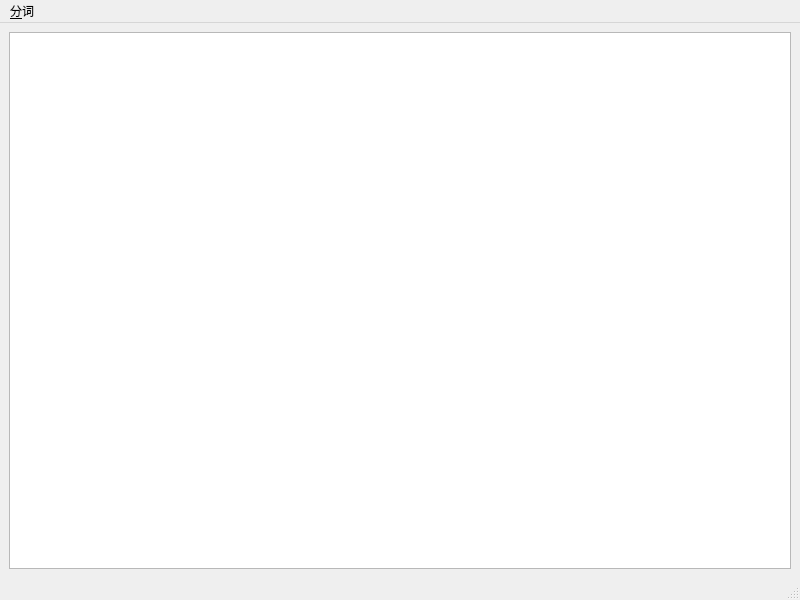
<?xml version="1.0" encoding="UTF-8"?>
<ui version="4.0">
 <author>吴超</author>
 <class>MainWindow</class>
 <widget class="QMainWindow" name="MainWindow">
  <property name="geometry">
   <rect>
    <x>0</x>
    <y>0</y>
    <width>800</width>
    <height>600</height>
   </rect>
  </property>
  <property name="windowTitle">
   <string>科研助手</string>
  </property>
  <widget class="QWidget" name="centralwidget">
   <layout class="QHBoxLayout" name="horizontalLayout">
    <item>
     <widget class="QTextBrowser" name="textBrowser"/>
    </item>
   </layout>
  </widget>
  <widget class="QMenuBar" name="menubar">
   <property name="geometry">
    <rect>
     <x>0</x>
     <y>0</y>
     <width>800</width>
     <height>26</height>
    </rect>
   </property>
   <widget class="QMenu" name="menu">
    <property name="title">
     <string>&amp;分词</string>
    </property>
    <addaction name="actionSplitTextChinese"/>
   </widget>
   <addaction name="menu"/>
  </widget>
  <widget class="QStatusBar" name="statusbar"/>
  <action name="actionSplitTextChinese">
   <property name="text">
    <string>中文分词</string>
   </property>
  </action>
  <action name="actionSplitTextEnglish">
   <property name="text">
    <string>英文分词</string>
   </property>
  </action>
  <action name="actionQQ">
   <property name="text">
    <string>QQ377486624</string>
   </property>
  </action>
 </widget>
 <resources/>
 <connections/>
</ui>
